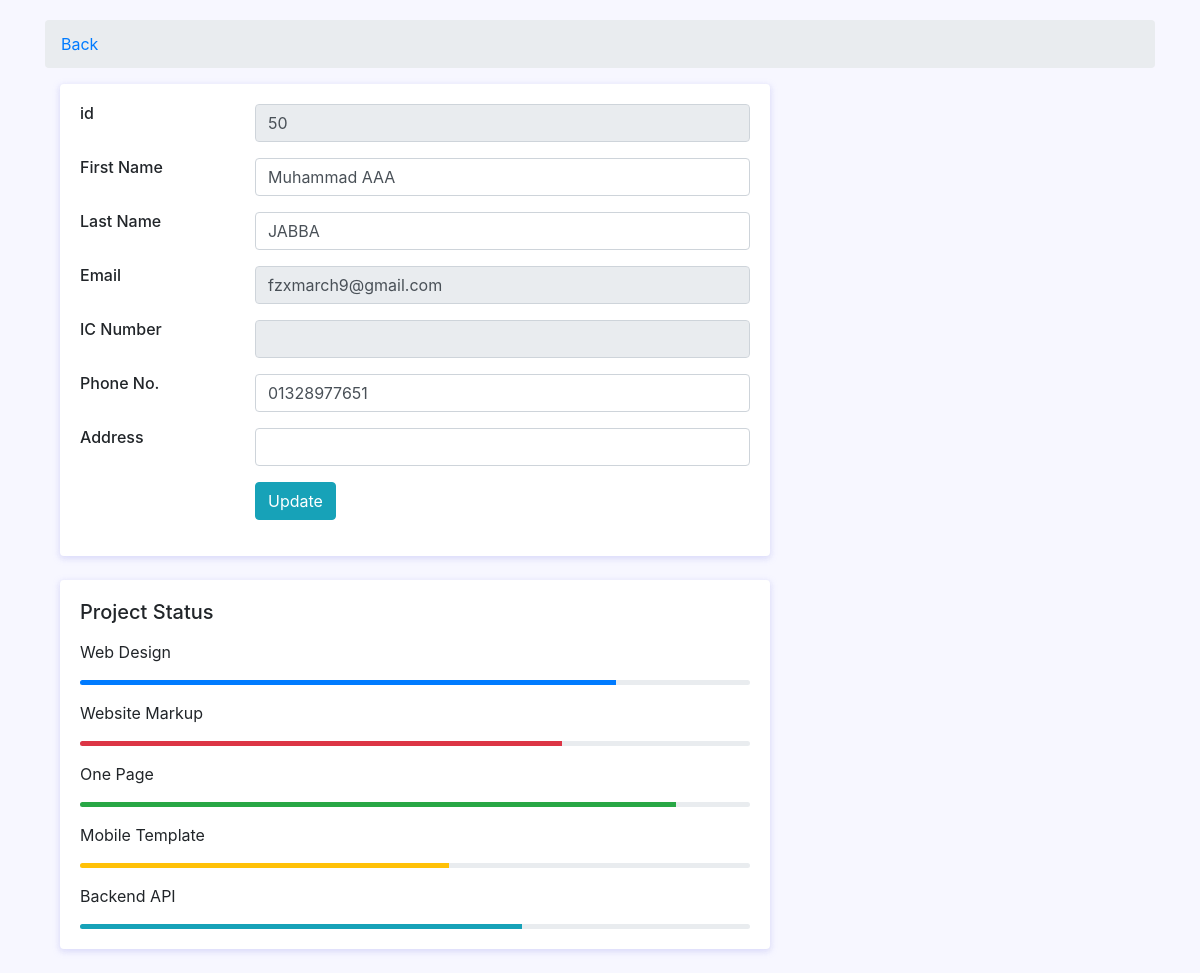
The page /Customer/login/pages/SecHome/dashboard/update_form_cust.php (signed in) on the database its author committed.
### tables this page shows
CREATE TABLE `users` (
  `id` int(11) NOT NULL,
  `firstname` varchar(70) NOT NULL,
  `lastname` varchar(70) NOT NULL,
  `username` varchar(45) NOT NULL,
  `password` varchar(45) NOT NULL,
  `email` varchar(45) NOT NULL,
  `phone` varchar(12) NOT NULL,
  `vkey` varchar(45) NOT NULL,
  `verified` tinyint(1) NOT NULL DEFAULT 0,
  `reset_token` varchar(45) NOT NULL,
  `createdate` timestamp NOT NULL DEFAULT current_timestamp() ON UPDATE current_timestamp(),
  `image_customer` varchar(255) NOT NULL
);

### Customer/login/pages/SecHome/dashboard/update_form_cust.php (the view, shortened to what this page needs)
<?php
     include 'database.php';
$id = $_SESSION['id'];
$sql = "SELECT * FROM users WHERE id = '$id'";
$result =  mysqli_query($connection,$sql);
$row=mysqli_fetch_assoc($result);
$firstname = $row['firstname'];
$lastname = $row['lastname'];
$email = $row['email'];
$ic = $row['ic'];
$phone = $row['phone'];
$address = $row['address'];
  ?>
    <link href="https://cdn.jsdelivr.net/npm/bootstrap@4.4.1/dist/css/bootstrap.min.css" rel="stylesheet">
</head>
<body>
<div class="container">
    <div class="main-body">
          <nav aria-label="breadcrumb" class="main-breadcrumb">
            <ol class="breadcrumb">
              <li class="breadcrumb-item"><a href="profile.php">Back</a></li>
            </ol>
          </nav>
				<div class="col-lg-8">
					<div class="card">
						<div class="card-body">
								<form action="update_cust.php" method="POST">
								<div class="row mb-3">
								<div class="col-sm-3">
									<h6 class="mb-0">id</h6>
								</div>
								<div class="col-sm-9 text-secondary">
									<input readonly type="text" name="id" class="form-control" value="<?php echo $id?>">
								</div>
							</div>
								<div class="row mb-3">
								<div class="col-sm-3">
									<h6 class="mb-0">First Name</h6>
								</div>
								<div class="col-sm-9 text-secondary">
									<input type="text" name="firstname" class="form-control" value="<?php echo $firstname?>">
								</div>
							</div>
							<div class="row mb-3">
								<div class="col-sm-3">
									<h6 class="mb-0">Last Name</h6>
								</div>
								<div class="col-sm-9 text-secondary">
									<input type="text" name="lastname" class="form-control" value="<?php echo $lastname?>">
								</div>
							</div>
							<div class="row mb-3">
								<div class="col-sm-3">
									<h6 class="mb-0">Email</h6>
								</div>
								<div class="col-sm-9 text-secondary">
									<input readonly type="text" name="email" class="form-control" value="<?php echo $email?>">
								</div>
							</div>
								<div class="row mb-3">
								<div class="col-sm-3">
									<h6 class="mb-0">IC Number</h6>
								</div>
								<div class="col-sm-9 text-secondary">
									<input type="text" name="ic" class="form-control" value="<?php echo $ic?>" readonly>
								</div>
							</div>
							<div class="row mb-3">
								<div class="col-sm-3">
									<h6 class="mb-0">Phone No.</h6>
								</div>
								<div class="col-sm-9 text-secondary">
									<input type="text" name="phone" class="form-control" value="<?php echo $phone?>">
								</div>
							</div>
								<div class="row mb-3">
								<div class="col-sm-3">
									<h6 class="mb-0">Address</h6>
								</div>
								<div class="col-sm-9 text-secondary">
									<input type="text" name="address" class="form-control" value="<?php echo $address?>">
								</div>
							</div>
							<div class="row">
								<div class="col-sm-3"></div>
								<div class="col-sm-9 text-secondary">
									<button type="submit" name="update_cust_data" class="btn btn-info "	>Update</button>
								</div>
							</div>
						</div>
					</div>
					<div class="row">
						<div class="col-sm-12">
							<div class="card">
							<div class="card-body">
									<h5 class="d-flex align-items-center mb-3">Project Status</h5>
									<p>Web Design</p>
									<div class="progress mb-3" style="height: 5px">
										<div class="progress-bar bg-primary" role="progressbar" style="width: 80%" aria-valuenow="80" aria-valuemin="0" aria-valuemax="100"></div>
									</div>
									<p>Website Markup</p>
									<div class="progress mb-3" style="height: 5px">
										<div class="progress-bar bg-danger" role="progressbar" style="width: 72%" aria-valuenow="72" aria-valuemin="0" aria-valuemax="100"></div>
									</div>
									<p>One Page</p>
									<div class="progress mb-3" style="height: 5px">
										<div class="progress-bar bg-success" role="progressbar" style="width: 89%" aria-valuenow="89" aria-valuemin="0" aria-valuemax="100"></div>
									</div>
									<p>Mobile Template</p>
									<div class="progress mb-3" style="height: 5px">
										<div class="progress-bar bg-warning" role="progressbar" style="width: 55%" aria-valuenow="55" aria-valuemin="0" aria-valuemax="100"></div>
									</div>
									<p>Backend API</p>
									<div class="progress" style="height: 5px">
										<div class="progress-bar bg-info" role="progressbar" style="width: 66%" aria-valuenow="66" aria-valuemin="0" aria-valuemax="100"></div>
									</div>
								</div>
							</div>
						</div>
					</div>
				</div>
			</div>
		</div>

### Customer/login/pages/SecHome/dashboard/update_form_cust.php (style rules this page uses)
body { background: #f7f7ff; margin-top:20px; }
.card { position: relative; display: flex; flex-direction: column; min-width: 0; word-wrap: break-word; background-color: #fff; background-clip: border-box; border: 0 solid transparent; border-radius: .25rem; margin-bottom: 1.5rem; box-shadow: 0 2px 6px 0 rgb(218 218 253 / 65%), 0 2px 6px 0 rgb(206 206 238 / 54%); }

### rows shown on the page
users: firstname "Muhammad AAA", lastname "JABBA", email "fzxmarch9@gmail.com", phone "01328977651"
